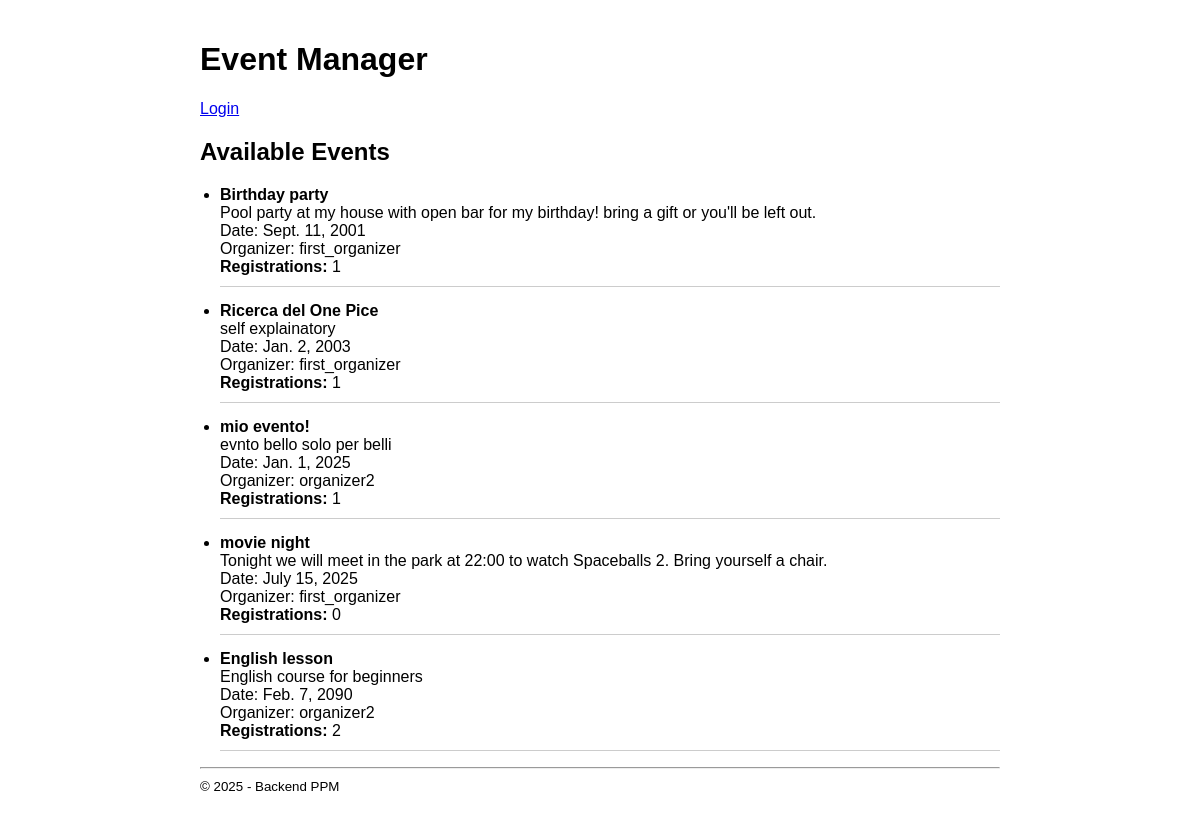
Screenshot of /events/ with the database file from the repository.
### events/models.py (models this page shows, shortened)
class Event(models.Model):
    title= models.CharField(max_length=200)
    description = models.TextField()
    date = models.DateField()
    organizer= models.ForeignKey(
        settings.AUTH_USER_MODEL,
        on_delete=models.CASCADE,
        related_name='organized_events'
    )

### users/models.py (models this page shows, shortened)
class CustomUser(AbstractUser):
    is_organizer = models.BooleanField(default=False)
    is_attendee = models.BooleanField(default=True)  # it's attendee by default

### events/views.py (the view)
# urls.py: path('', views.event_list, name='event_list'),
def event_list(request):
    events = Event.objects.all().annotate(registration_count=Count('registrations')).order_by('date')
    joined_event_ids = []
    if request.user.is_authenticated and (request.user.is_attendee or request.user.is_organizer):
        joined_event_ids = Registration.objects.filter(attendee=request.user).values_list('event_id', flat=True)
    return render(request, 'events/event_list.html', {
        'events': events,
        'joined_event_ids': joined_event_ids
    })

### events/templates/events/event_list.html (shortened to what this page needs)
{% extends 'base.html' %}
{% block content %}
    <h2>Available Events</h2>
    <ul>
        {% for event in events %}
            <li class="event">
                <strong>{{ event.title }}</strong><br>
                {{ event.description }}<br>
                Date: {{ event.date }}<br>
                Organizer: {{ event.organizer.username }}<br>
                <strong>Registrations:</strong> {{ event.registration_count }}<br>
            </li>
        {% endfor %}
    </ul>
{% endblock %}

### templates/base.html (shortened to what this page needs)
<!DOCTYPE html>
<html lang="en">
<head>
</head>
<body>
<header>
    {% with request.resolver_match.url_name as current_view %}
        {% if current_view != 'home' %}
            <h1>Event Manager</h1>
            <nav>
                {% if current_view != 'login' %}
                    {% if user.is_authenticated %}
                        {% if user.is_organizer %}
                            <a href="{% url 'organizer_dashboard' %}">Dashboard</a>
                            <a href="{% url 'event_list' %}">Events</a>
                            <a href="{% url 'my_events' %}">My Events</a>
                        {% elif user.is_attendee %}
                            <a href="{% url 'event_list' %}">Events</a>
                            <a href="{% url 'my_events' %}">My Events</a>
                        {% endif %}
                        {% if current_view != 'event_create' and current_view != 'event_edit' %}
                            <a href="{% url 'home' %}">Home</a>
                            <form method="post" action="{% url 'logout' %}" style="display:inline;">
                                {% csrf_token %}
                                <button type="submit" style="background:none; border:none; color:blue; cursor:pointer;">
                                    Logout
                                </button>
                            </form>
                        {% endif %}
                    {% else %}
                        {% with request.resolver_match.url_name as current_view %}
                            {% if current_view != 'register_attendee' and current_view != 'register_organizer' and current_view != 'home' %}
                                <a href="{% url 'login' %}">Login</a>
                            {% endif %}
                        {% endwith %}
                    {% endif %}
                {% endif %}
            </nav>
        {% endif %}
    {% endwith %}
</header>
{% block content %}{% endblock %}
<footer>
    <hr>
    <small>&copy; 2025 - Backend PPM</small>
</footer>
</body>
</html>

### templates/base.html (style rules this page uses)
body { font-family: Arial, sans-serif; max-width: 800px; margin: auto; padding: 20px; }
header, nav, footer { margin-bottom: 20px; }
nav a { margin-right: 15px; }
ul { padding-left: 20px; }
.event { border-bottom: 1px solid #ccc; margin-bottom: 15px; padding-bottom: 10px; }

### rows the page displays
Event: title "Birthday party", description "Pool party at my house with open bar for my birthday! bring a gift or you'll be left out.", date "Sept. 11, 2001", organizer.username "first_organizer", registration_count "1"
Event: title "Ricerca del One Pice", description "self explainatory", date "Jan. 2, 2003", organizer.username "first_organizer", registration_count "1"
Event: title "mio evento!", description "evnto bello solo per belli", date "Jan. 1, 2025", organizer.username "organizer2", registration_count "1"
Event: title "movie night", description "Tonight we will meet in the park at 22:00 to watch Spaceballs 2. Bring yourself a chair.", date "July 15, 2025", organizer.username "first_organizer", registration_count "0"
Event: title "English lesson", description "English course for beginners", date "Feb. 7, 2090", organizer.username "organizer2", registration_count "2"
